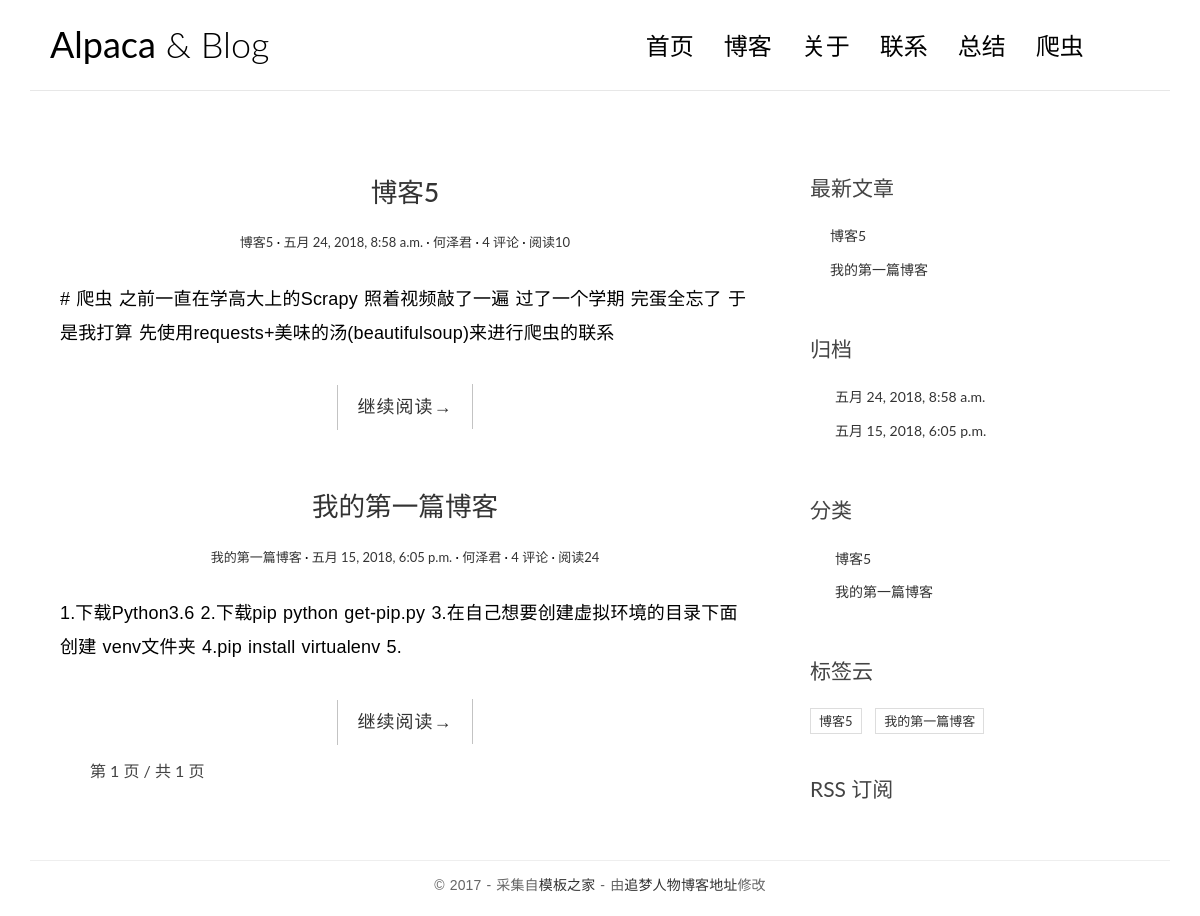
The page / on the database its author committed.
### load/models.py (models this page shows, shortened)
class Blog(models.Model):
    title = models.CharField(max_length=20, default=None, verbose_name="博客标题")
    times = models.DateTimeField(verbose_name="时间", default=None)
    author = models.CharField(max_length=20, verbose_name="发布者")
    comments = models.PositiveIntegerField(default=0, verbose_name='点赞数')
    reads = models.PositiveIntegerField(default=0, verbose_name='阅读数')
    text = models.TextField(verbose_name="发表内容")
    class Meta():
        verbose_name = "博客"
        verbose_name_plural = verbose_name
        ordering = ['-times']

### load/views.py (the view)
# urls.py: path('',include(('load.urls','load'),namespace="index")),
def index(requests):
    post = Blog.objects.all()
    pp = post
    p = Paginator(post, per_page=3)  # 输入列表内容，每几个分为一页
    page = requests.GET.get('page')
    update_post_list = post[:3]
    try:
        post = p.page(page)
    except PageNotAnInteger:  # 如果用户请求的页码不是整数，显示第一页
        post = p.page(1)
    except EmptyPage:  # 如果用户请求的页码超过最大页码，显示最后一页
        post = p.page(p.num_pages)
    return render(requests, 'load/index.html',
                  context={'post_list': post, 'update_post_list': update_post_list, 'pp': pp})

### Templates/load/index.html (shortened to what this page needs)
<!DOCTYPE html>
{% load staticfiles  %}
<html>
<head>
    <link rel="stylesheet" href="{% static 'load/css/bootstrap.min.css' %}">
    <link rel="stylesheet" href="http://code.ionicframework.com/ionicons/2.0.1/css/ionicons.min.css">
    <link rel="stylesheet" href="{% static 'load/css/pace.css' %}">
    <link rel="stylesheet" href="{% static 'load/css/custom.css' %}">
</head>
<body>
{% include 'load/base.html' %}
<div class="content-body">
    <div class="container">
        <div class="row">
            <main class="col-md-8">
{% for i in post_list %}
                <article class="post post-3">
                    <header class="entry-header">
                        <h1 class="entry-title">
                            <a href="single.html">{{ i.title }}</a>
                        </h1>
                        <div class="entry-meta">
                            <span class="post-category"><a href="#">{{ i.title }}</a></span>
                            <span class="post-date"><a href="#"><time class="entry-date"
                                                                      datetime="2012-11-09T23:15:57+00:00">{{ i.times }}</time></a></span>
                            <span class="post-author"><a href="#">{{ i.author }}</a></span>
                            <span class="comments-link"><a href="#">4 评论</a></span>
                            <span class="views-count"><a href="#">阅读{{ i.reads }}</a></span>
                        </div>
                    </header>
                    <div class="entry-content clearfix">
                        <p >{{ i.text|truncatechars:"100" }}</p>
                        <div class="read-more cl-effect-14">
                            <a href="{% url 'readGo:app_readGo' i.id %}" class="more-link" >继续阅读<span class="meta-nav">→</span></a>
                        </div>
                    </div>
                </article>
{% endfor %}
            <div class="pagination-simple">
                <div class="pagination-simple">
                    <span class="current">第 {{ post_list.number }} 页 / 共 {{ post_list.paginator.num_pages }} 页</span>
                </div>
             </div>
            </main>
            <aside class="col-md-4">
                <div class="widget widget-recent-posts">
                    <h3 class="widget-title">最新文章</h3>
                    <ul>
                        {% for i in update_post_list %}
                        <li><a href="">{{ i.title }}</a></li>
                        {% endfor %}
                    </ul>
                </div>
                <div class="widget widget-archives">
                    <h3 class="widget-title">归档</h3>
                    <ul>
                        {% for i in pp %}
                        <li><a href="">{{ i.times }}  </a></li>
                        {% endfor %}
                    </ul>
                </div>
                <div class="widget widget-category">
                    <h3 class="widget-title">分类</h3>
                    <ul>
                        {% for i in pp %}
                            <li><a href="#">{{ i.title }}</a></li>
                        {% endfor %}
                    </ul>
                </div>
                <div class="widget widget-tag-cloud">
                    <h3 class="widget-title">标签云</h3>
                    <ul>
                       {% for i in pp %}
                            <li><a href="#">{{ i.title }}</a></li>
                        {% endfor %}
                    </ul>
                </div>
                <div class="rss">
                    <a href=""> RSS 订阅</a>
                </div>
            </aside>
        </div>
    </div>
</div>
<footer id="site-footer">
    <div class="container">
        <div class="row">
            <div class="col-md-12">
                <p class="copyright">&copy; 2017 - 采集自<a href="http://www.cssmoban.com/"
                                                        target="_blank" title="模板之家">模板之家</a>
                    - 由<a href="http://zmrenwu.com/" title="网页模板" target="_blank">追梦人物博客地址</a>修改
                </p>
            </div>
        </div>
    </div>
</footer>
</body>
</html>

### static/load/css/custom.css (style rules this page uses)
* { outline: none; }
h1, h2, h3, h4, h5, h6 { margin-top: 0; }
a { color: #333; }
body { color: #444; font-family: 'Lato', sans-serif; }
p { font-family: 'Ubuntu', sans-serif; font-weight: 400; word-spacing: 1px; letter-spacing: 0.01em; }
.content-body { padding-bottom: 4em; }
.post { background: #fff; padding: 30px 30px 0; }
.entry-title { text-align: center; font-size: 1.9em; margin-bottom: 20px; line-height: 1.6; padding: 10px 20px 0; }
.entry-meta { text-align: center; color: #DDDDDD; font-size: 13px; margin-bottom: 30px; }
.entry-content { font-size: 18px; line-height: 1.9; font-weight: 300; color: #000; }
.post-category::after, .post-date::after, .post-author::after, .comments-link::after { content: ' ·'; color: #000; }
.read-more { font-family: 'Ubuntu', sans-serif; font-weight: 400; word-spacing: 1px; letter-spacing: 0.01em; text-align: center; margin-top: 20px; }
.cl-effect-14 a { padding: 0 20px; height: 45px; line-height: 45px; position: relative; display: inline-block; margin: 15px 25px; letter-spacing: 1px; font-weight: 400; text-shadow: 0 0 1px rgba(255, 255, 255, 0.3); }
.cl-effect-14 a::before, .cl-effect-14 a::after { position: absolute; width: 45px; height: 1px; background: #C3C3C3; content: ''; -webkit-transition: all 0.3s; -moz-transition: all 0.3s; transition: all 0.3s; pointer-events: none; }
.cl-effect-14 a::before { top: 0; left: 0; -webkit-transform: rotate(90deg); -moz-transform: rotate(90deg); transform: rotate(90deg); -webkit-transform-origin: 0 0; -moz-transform-origin: 0 0; transform-origin: 0 0; }
.cl-effect-14 a::after { right: 0; bottom: 0; -webkit-transform: rotate(90deg); -moz-transform: rotate(90deg); transform: rotate(90deg); -webkit-transform-origin: 100% 0; -moz-transform-origin: 100% 0; transform-origin: 100% 0; }
.widget { background: #fff; padding: 30px 0 0; }
.widget-title { font-size: 1.5em; margin-bottom: 20px; line-height: 1.6; padding: 10px 0 0; font-weight: 400; }
.widget-recent-posts ul { padding: 0; margin: 0; padding-left: 20px; }
.widget-recent-posts ul li { list-style-type: none; position: relative; line-height: 170%; margin-bottom: 10px; }
.widget-recent-posts ul li::before { content: '\f3d3'; font-family: "Ionicons"; position: absolute; left: -17px; top: 3px; font-size: 16px; color: #000; }
.widget-archives ul { padding: 0; margin: 0; padding-left: 25px; }
.widget-archives ul li { list-style-type: none; position: relative; line-height: 170%; margin-bottom: 10px; }
.widget-archives ul li::before { content: '\f3f3'; font-family: "Ionicons"; position: absolute; left: -25px; top: 1px; font-size: 16px; color: #000; }
.widget-category ul { padding: 0; margin: 0; padding-left: 25px; }
.widget-category ul li { list-style-type: none; position: relative; line-height: 170%; margin-bottom: 10px; }
.widget-category ul li::before { content: '\f3fe'; font-family: "Ionicons"; position: absolute; left: -25px; top: 1px; font-size: 18px; color: #000; }
.widget-tag-cloud ul { padding: 0; margin: 0; margin-right: -10px; }
.widget-tag-cloud ul li { list-style-type: none; font-size: 13px; display: inline-block; margin-right: 10px; margin-bottom: 10px; padding: 3px 8px; border: 1px solid #ddd; }
.rss { font-size: 21px; margin-top: 30px; }
.rss a { color: #444; }
#site-footer { padding-top: 10px; padding: 0 0 1.5em 0; }
.copyright { text-align: center; padding-top: 1em; margin: 0; border-top: 1px solid #eee; color: #666; }
.pagination-simple { padding-left: 30px; font-size: 16px; }

### rows shown on the page
Blog: title "博客5", times "五月 24, 2018, 8:58 a.m.", author "何泽君", reads "10", text "# 爬虫 之前一直在学高大上的Scrapy 照着视频敲了一遍 过了一个学期 完蛋全忘了 于是我打算 先使用requests+美味的汤(beautifulsoup)来进行爬虫的联系"
Blog: title "我的第一篇博客", times "五月 15, 2018, 6:05 p.m.", author "何泽君", reads "24", text "1.下载Python3.6 2.下载pip python get-pip.py 3.在自己想要创建虚拟环境的目录下面创建 venv文件夹 4.pip install virtualenv 5."

### other values the page prints
{{ post_list.number }} "1"
{{ post_list.paginator.num_pages }} "1"
